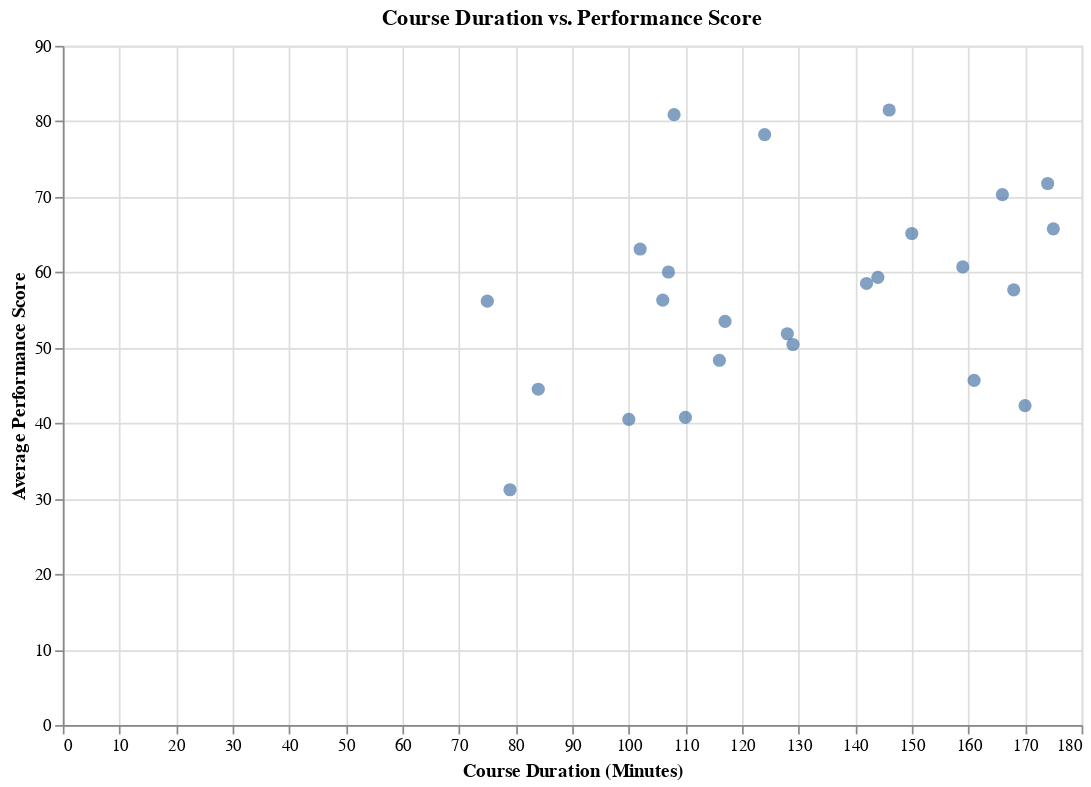

Write notebook code for a chart like this one.
### Markdown cell above
Hypothesis: Courses with longer durations lead to greater performance score improvements.

### Code cell
# Aggregate by course duration
duration_performance = employee_performance.groupby('course_duration').agg({
    'performance_score': 'mean'
}).reset_index()

# Create scatter plot for course duration vs performance score
chart2 = alt.Chart(duration_performance).mark_circle(size=60).encode(
    x=alt.X('course_duration:Q', title='Course Duration (Minutes)'),
    y=alt.Y('performance_score:Q', title='Average Performance Score'),
    tooltip=['course_duration', 'performance_score']
).properties(
    title='Course Duration vs. Performance Score',
    width=600,
    height=400
).interactive()

chart2.show()

### Figure 1 — Vega-Lite specification as saved in the notebook (floating-point values rounded to 4 significant figures)
{"config": {"view": {"continuousWidth": 300, "continuousHeight": 300}}, "data": {"name": "data-db0ce16eb840f7496dfccf4685828206"}, "mark": {"type": "circle", "size": 60}, "encoding": {"tooltip": [{"field": "course_duration", "type": "quantitative"}, {"field": "performance_score", "type": "quantitative"}], "x": {"field": "course_duration", "title": "Course Duration (Minutes)", "type": "quantitative"}, "y": {"field": "performance_score", "title": "Average Performance Score", "type": "quantitative"}}, "height": 400, "params": [{"name": "param_10", "select": {"type": "interval", "encodings": ["x", "y"]}, "bind": "scales"}], "title": "Course Duration vs. Performance Score", "width": 600, "$schema": "https://vega.github.io/schema/vega-lite/v5.20.1.json", "datasets": {"data-db0ce16eb840f7496dfccf4685828206": [{"course_duration": 75.0, "performance_score": 56.17}, {"course_duration": 79.0, "performance_score": 31.18}, {"course_duration": 84.0, "performance_score": 44.5}, {"course_duration": 100.0, "performance_score": 40.5}, {"course_duration": 102.0, "performance_score": 63.08}, {"course_duration": 106.0, "performance_score": 56.3}, {"course_duration": 107.0, "performance_score": 60.03}, {"course_duration": 108.0, "performance_score": 80.88}, {"course_duration": 110.0, "performance_score": 40.77}, {"course_duration": 116.0, "performance_score": 48.33}, {"course_duration": 117.0, "performance_score": 53.5}, {"course_duration": 124.0, "performance_score": 78.24}, {"course_duration": 128.0, "performance_score": 51.85}, {"course_duration": 129.0, "performance_score": 50.43}, {"course_duration": 142.0, "performance_score": 58.51}, {"course_duration": 144.0, "performance_score": 59.32}, {"course_duration": 146.0, "performance_score": 81.5}, {"course_duration": 150.0, "performance_score": 65.14}, {"course_duration": 159.0, "performance_score": 60.7}, {"course_duration": 161.0, "performance_score": 45.67}, {"course_duration": 166.0, "performance_score": 70.28}, {"course_duration": 168.0, "performance_score": 57.67}, {"course_duration": 170.0, "performance_score": 42.33}, {"course_duration": 174.0, "performance_score": 71.76}, {"course_duration": 175.0, "performance_score": 65.75}]}}
